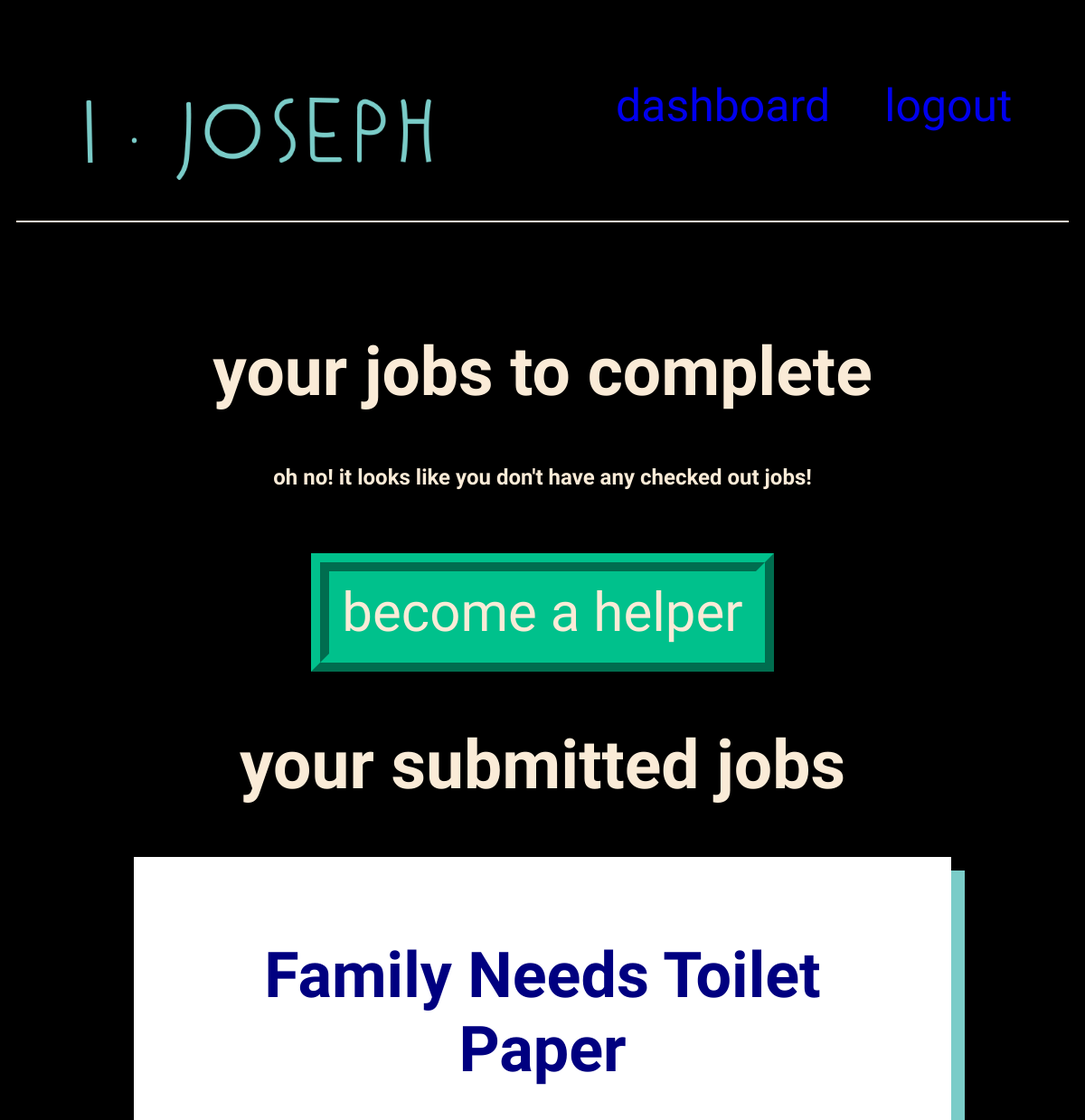
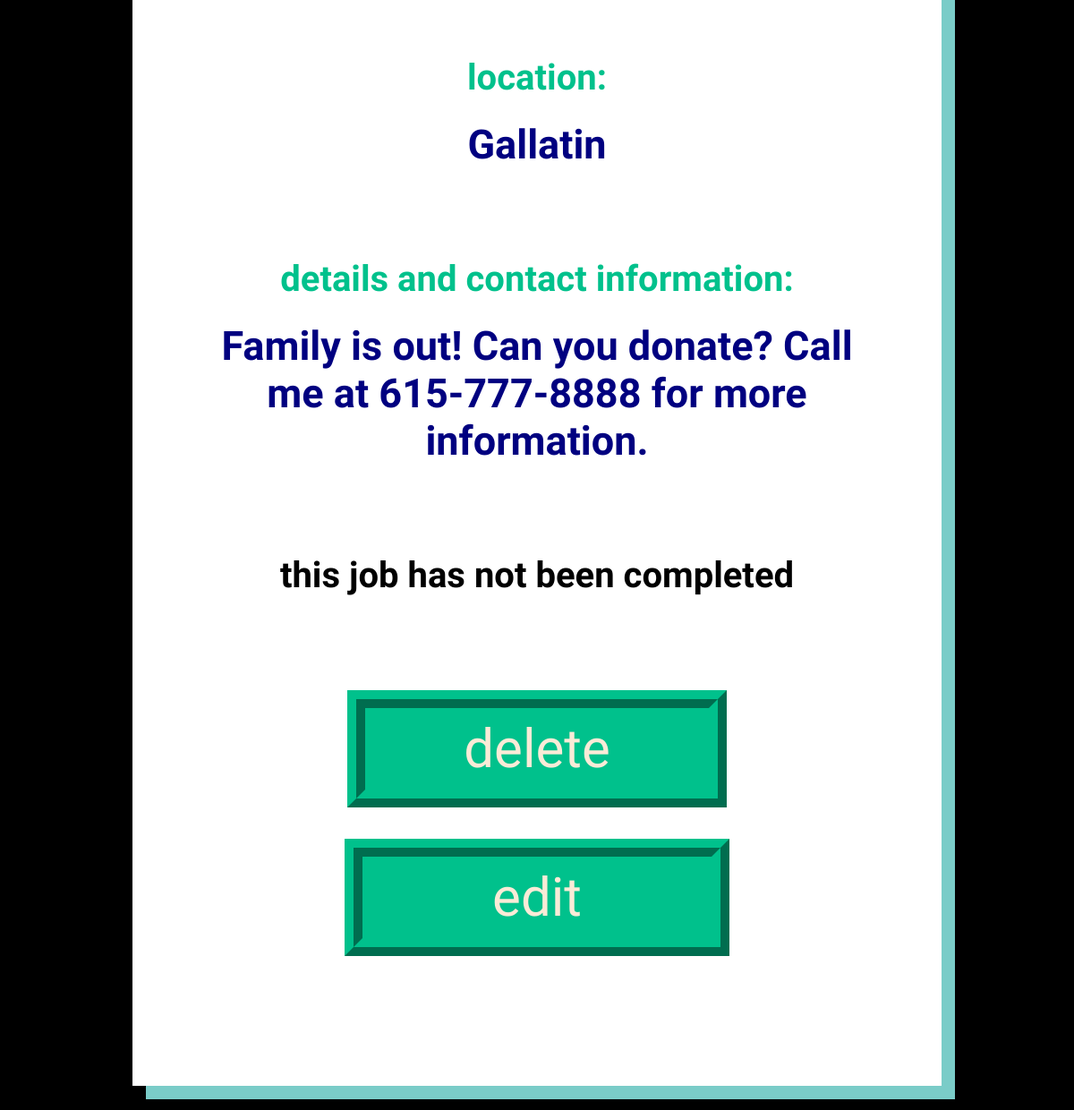
Page /yourjobs/ (signed in) on the committed database (2 pictures, top to bottom).
### ijosephapp/models/job.py (models this page shows)
class Job(models.Model):
    title = models.CharField(max_length=50)
    category = models.ForeignKey(JobCategory, on_delete=models.DO_NOTHING)
    location = models.CharField(max_length=20)
    description = models.CharField(max_length=255)
    isCompleted = models.BooleanField()
    createdAt = models.DateTimeField(auto_now_add=True)
    user = models.ForeignKey(User, on_delete=models.CASCADE)
    class Meta:
        ordering = ("title",)

### ijosephapp/views/userjob/yourjobs_list.py (the view, shortened to what this page needs)
# urls.py: path('yourjobs/', yourjobs_list, name='yourjob'),
@login_required
def yourjobs_list(request):
    if request.method == 'GET':
        user = request.user.id
        yourjobs = UserJob.objects.filter(user_id=user)
        checkedout_jobs = []
        for yourjob in yourjobs:
            tempId = yourjob.job_id
            tempObject = Job.objects.filter(id=tempId).first()
            print('debug me: ' + tempObject.title)
            checkedout_jobs.append(tempObject)
        checkedout_job_count = 0
        for checkedout_job in checkedout_jobs:
            if checkedout_job.isCompleted == False:
                checkedout_job_count = checkedout_job_count + 1
        yoursubmittedjobs = Job.objects.filter(user=user)
        submitted_job_count = 0
        for submitted_job in yoursubmittedjobs:
            submitted_job_count = submitted_job_count + 1
        print("Your Job Count: " + str(checkedout_job_count))
        template = 'userjob/yourjobs_list.html'
        context = {
            'yourjobs': yourjobs,
            'yoursubmittedjobs': yoursubmittedjobs,
            'checkedout_jobs': checkedout_jobs,
            'checkedout_job_count': checkedout_job_count,
            'submitted_job_count': submitted_job_count
        }
        return render(request, template, context)
    return redirect(reverse('ijosephapp:yourjob'))

### ijosephapp/templates/userjob/yourjobs_list.html (shortened to what this page needs)
{% extends 'shared/base.html' %}
{% block content %}
{% load static %}
<!DOCTYPE html>
<html>
  <head>
    {% block css %}
      <link rel="stylesheet" href="{% static 'styles/yourjobs_list.css' %}" />
    {% endblock %}
  </head>
  <body>
  <div class="home">
    <h1 class="section-title-1">your jobs to complete</h1>
    <br/>
    {% if checkedout_job_count == 0 %}
      <h2>oh no! it looks like you don't have any checked out jobs!</h2>
      <a class="become-a-helper-BTN" href="{% url 'ijosephapp:jobs' %}">become a helper</a>
      <br/>
    {% endif %}
    <br />
   <h1 class="section-title-2">your submitted jobs</h1>
    <br/>
    <br/>
    {%for submittedjob in yoursubmittedjobs %}
    <ul class="card-content">
        <li>
          <h2 id="submitted_job_title"> {{ submittedjob.title}} </h2>
          <label id="location_label">location:</label>
          <br/>
          <br/>
          <h2 id="submitted_job_location"> {{ submittedjob.location }} </h2>
          <label>details and contact information:</label>
          <h2 id="submitted_job_description"> {{ submittedjob.description }} </h2>
      {% if submittedjob.isCompleted == False  %}
          <h3>this job has not been completed</h3>
          <br/>
          {% else %}
          <h3>yay! this job is completed!</h3>
          <br/>
      {% endif %}
        </li>
        <form action="{% url 'ijosephapp:yourjob' %}" method="POST">
              <button value="delete" type="submit" class="delete_button ">delete</button>
        </form>
        <br/>
        <form action="{% url 'ijosephapp:yourjob_edit_form' submittedjob.id %}" method="GET">
            <button value="edit" type="submit" class="edit_button">edit</button>
        </form>
      <br/>
      <br/>
      <br/>
    </ul>
    <br/>
      {% endfor %}
  </div>
  </body>
</html>
{% endblock %}

### ijosephapp/static/styles/base.css (style rules this page uses)
a { text-decoration: none; }
body { padding: 10px; }

### ijosephapp/static/styles/yourjobs_list.css (style rules this page uses)
body { background-color: black; }
.home { padding-top: 1px; padding-bottom: 50px; padding-left: 130px; padding-right: 130px; font-family: 'Raleway', sans-serif; text-align: center; }
.card-content { background: white; display: flex; flex-direction: column; text-decoration: none; box-shadow: 15px 15px 0px 0px #7accc8; position:relative; color: navy; font-size: 30px; padding: 40px 70px 40px 70px; }
.section-title-1 { font-size: 75px; font-family: 'Raleway', sans-serif; margin-top: 70px; color: antiquewhite; text-align: center; }
.section-title-2 { font-size: 75px; font-family: 'Raleway', sans-serif; margin-top: 70px; color: antiquewhite; text-align: center; margin-bottom: -10px; }
h2 { margin-top: -10px; margin-bottom: 100px; color: antiquewhite; text-align: center; }
.delete_button { font-size: 60px; color: antiquewhite; font-family: 'Raleway', sans-serif; text-align: center; border: ridge #00c18c 20px; background-color: #00c18c; padding-left: 110px; padding-right: 110px; padding-top: 10px; padding-bottom: 10px; margin-top: 30px; }
.edit_button { font-size: 60px; color: antiquewhite; font-family: 'Raleway', sans-serif; text-align: center; border: ridge #00c18c 20px; background-color: #00c18c; padding-left: 145px; padding-right: 145px; padding-top: 10px; padding-bottom: 10px; }
.become-a-helper-BTN { font-size: 60px; color: antiquewhite; font-family: 'Raleway', sans-serif; text-align: center; border: ridge #00c18c 20px; background-color: #00c18c; padding-left: 14px; padding-right: 14px; padding-top: 10px; padding-bottom: 10px; margin-bottom: 10px; }
ul { list-style-type: none; }
#submitted_job_title { font-size: 70px; color: navy; text-align: center; margin-top: 50px; }
#submitted_job_location { color: navy; }
#submitted_job_description { color: navy; }
label { color: #00c18c; font-weight: bold; font-size: 40px; }
h3 { color: black; font-weight: bolder; font-size: 40px; }

### rows in the picture
Job: title "Family Needs Toilet Paper", location "Gallatin", description "Family is out! Can you donate? Call me at 615-777-8888 for more information.", isCompleted "this job has not been completed"
